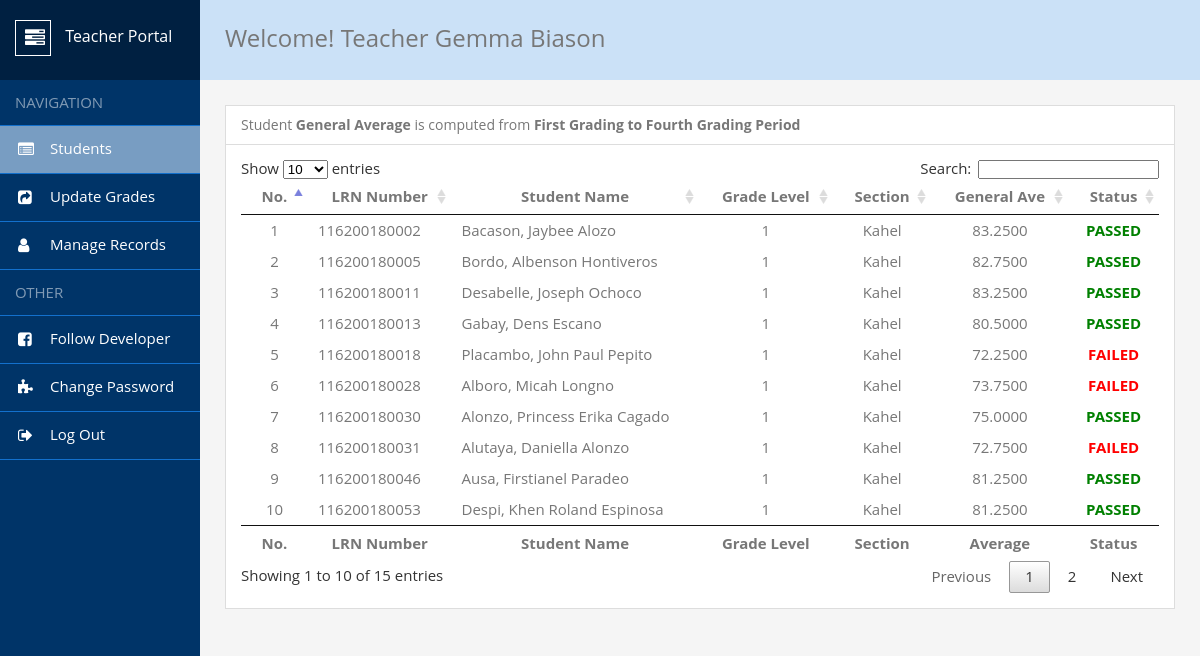
The app's page /admin/index.php (signed in) with its own data.
### tables this page shows
CREATE TABLE `teachers` (
  `TeacherID` int(11) NOT NULL,
  `FirstName` varchar(50) DEFAULT NULL,
  `MidName` varchar(15) DEFAULT NULL,
  `LastName` varchar(50) DEFAULT NULL,
  `GradeLevel` int(11) DEFAULT NULL,
  `Section` varchar(50) DEFAULT NULL,
  `Username` varchar(50) DEFAULT NULL,
  `Password` varchar(50) DEFAULT NULL,
  `Position` varchar(50) NOT NULL,
  `SchoolName` varchar(100) NOT NULL,
  `SchoolAddress` varchar(150) NOT NULL,
  `EmailAddress` varchar(100) NOT NULL,
  `DateJoined` date NOT NULL
);

CREATE TABLE `students` (
  `StudentID` int(11) NOT NULL,
  `LRN_Number` bigint(15) NOT NULL,
  `FirstName` varchar(50) DEFAULT NULL,
  `MidInitial` varchar(50) DEFAULT NULL,
  `LastName` varchar(50) DEFAULT NULL,
  `GradeLevel` int(11) DEFAULT NULL,
  `Section` varchar(50) DEFAULT NULL,
  `TeacherID` int(11) DEFAULT NULL
);

### admin/index.php (the view, shortened to what this page needs)
<?php
    include("../includes/config.php");
    if(strlen($_SESSION['alogin'])==0){
        header('location: ../index.php?error=You_Must_Register_or_Login_To_The_Teacher_Portal.');
    }
    else{
?>
<!DOCTYPE html>
<html lang="en">
<head>
    <link rel = "stylesheet" href = "assets/css/font-awesome.css">
    <link rel = "stylesheet" href = "assets/css/style.admin.css">
    <link rel = "stylesheet" href = "../assets/css/style.modal.css">
    <link rel = "stylesheet" href = "assets/css/modal.logout.css">
    <link rel="stylesheet" type="text/css" href="libraries/DataTables/datatables.css">
</head>
<body>
    <div class = "wrapper">
        <nav>
            <header>
                <span></span>
                   Teacher Portal
            </header>
            <ul>
                <li><span>Navigation</span></li>
                <li><a class = "active" href = "index.php">Students</a></li>
                <li><a href = "post-grades.php">Update Grades</a></li>
                <li><a href = "my-profile.php">Manage Records</a></li>
                <li><span>Other</span></li>
                <li><a href = "https://web.facebook.com/aegon.madolid/" target = "_blank">Follow Developer</a></li>
                <li><a href = "change-password.php">Change Password</a></li>
                <li><a href = "#openModal">Log Out</a>
                </li>
            </ul>
        </nav>
        <main>
            <?php
                $name = $_SESSION['alogin'];
                $NameTag = "SELECT FirstName, LastName, GradeLevel, Section FROM teachers WHERE Username = '$name';";
                $NameResult = mysqli_query($conn, $NameTag);
                $rowName = mysqli_fetch_assoc($NameResult);
            ?>
            <h1>Welcome! Teacher <?php echo $rowName['FirstName'] . " " . $rowName['LastName'];?></h1>
                <div class = "contents">
                <div> <h2>Student <strong>General Average </strong>is computed from <strong>First Grading to Fourth Grading Period</strong></h2>
            <table id="myTable" class="hover">
            <thead>
                <tr>
                    <th>No.</th>
                    <th>LRN Number</th>
                    <th>Student Name</th>
                    <th>Grade Level</th>
                    <th>Section</th>
                    <th>General Ave</th>
                    <th>Status</th>
                </tr>
            </thead>
            <tbody>
          <?php
            function showStatus($rating){
                $status = $rating;
                if($status>=74.5){
                    $pass = "<div style = 'color: green;'><strong>PASSED</strong></div>";
                }else{
                    $pass = "<div style = 'color: red;'><strong>FAILED</strong></div>";
                }
                return $pass;
            }
            $sql = "SELECT Username, LRN_Number,students.StudentID, students.FirstName, students.MidInitial, students.LastName, students.GradeLevel, students.Section, Average, Quarter
            from grades INNER JOIN students on grades.StudentID = students.StudentID
            INNER JOIN teachers on grades.TeacherID = teachers.TeacherID WHERE Username = '$name' GROUP BY LRN_Number;";
            $result = mysqli_query($conn, $sql);
            $count = 1;
            while($row = mysqli_fetch_assoc($result)){
                $id = $row['StudentID'];
                $sql_rate ="SELECT AVG(Average) as final FROM grades WHERE StudentID = '$id'";
                 $rate_result = mysqli_query($conn, $sql_rate);
                 $row_rate = mysqli_fetch_assoc($rate_result);
                 $rating = $row_rate['final'];
          ?>
          <tr>
              <td style = "text-align: center;"><?php echo $count?></td>
              <td style = "text-align: left;"><?php echo $row['LRN_Number'];?></td>
              <td style = "text-align: left;"><?php echo $row['LastName'] . ", " . $row['FirstName'] . " " . $row['MidInitial'];?></td>
              <td style = "text-align: center;"><?php echo $row['GradeLevel'];?></td>
              <td style = "text-align: center;"><?php echo $row['Section'];?></td>
              <td style = "text-align: center;"><?php echo $rating;?></td>
              <td style = "text-align: center;"><?php echo showStatus($rating);?></td>
          </tr>
        <?php $count++ ;} ?>
      </tbody>
      <tfoot>
                <tr>
                    <th>No.</th>
                    <th>LRN Number</th>
                    <th>Student Name</th>
                    <th>Grade Level</th>
                    <th>Section</th>
                    <th>Average</th>
                    <th>Status</th>
                </tr>
            </tfoot>
    </table>
                </div>
            </div>
        </main>
    </div>
</body>
</html>
<?php mysqli_close($conn);} ?>

### admin/assets/css/style.admin.css (style rules this page uses)
*, *:before, *:after { margin: 0; padding: 0; box-sizing: border-box; }
*:before, *:after { content: ''; display: block; position: absolute; }
html, body { font: 15px/1 'Open Sans', sans-serif; color: #777; }
a { cursor: pointer; }
ul { list-style: none; }
.wrapper { display: flex; min-height: 100%; }
nav { width: 200px; background-color: rgb(0, 52, 104); }
nav header { position: relative; height: 80px; padding: 20px 0 0 15px; font-size: 16px; color: #fff; background-color: rgb(0, 32, 65); }
nav header span { position: relative; display: inline-block; width: 36px; height: 36px; margin: 0 10px 0 0; vertical-align: middle; border: 1px solid #fff; }
nav header span:before { content: '\f0ae'; font: normal 20px fontawesome; top: 7px; left: 9px; }
nav ul span { display: block; padding: 15px; color: rgba(255, 255, 255, .5); text-transform: uppercase; border-bottom: 1px solid rgb(19, 112, 204); }
nav ul a { position: relative; display: block; padding: 15px 15px 17px 50px; color: #fff; border-bottom: 1px solid rgb(19, 112, 204); text-decoration: none; }
nav ul a.active { background-color: rgb(120, 157, 194); }
nav ul a:before { font: normal 16px fontawesome; top: 15px; left: 18px; }
nav ul li:nth-child(2) a:before { content: '\f022'; }
nav ul li:nth-child(3) a:before { content: '\f14d'; }
nav ul li:nth-child(4) a:before { content: '\f007'; }
nav ul li:nth-child(6) a:before { content: '\f082'; }
nav ul li:nth-child(7) a:before { content: '\f12e'; }
nav ul li:nth-child(8) a:before { content: '\f08b'; }
main { height: 100vh; flex: 1; padding: 25px; background-color: #f5f5f5; }
main h1 { height: 80px; margin: -25px -25px 25px -25px; padding: 0 25px; line-height: 76px; font-size: 24px; font-weight: 400; background-color: rgb(203, 225, 247); }
.contents { display: flex; height: auto; }
.contents > div { flex: 1; margin: 0 20px 20px 0; padding: 15px; border: 1px solid #ddd; background-color: #fff; }
.contents > div:last-child { margin-right: 0; }
.contents h2 { margin: -15px -15px 15px -15px; padding: 12px 15px; font-size:14px; font-weight: 400; border-bottom: 1px solid #ddd; }

### assets/css/style.modal.css (style rules this page uses)
* { box-sizing: border-box }

### admin/libraries/DataTables/datatables.css (style rules this page uses)
table.dataTable { width: 100%; margin: 0 auto; clear: both; border-collapse: separate; border-spacing: 0; }
table.dataTable thead th, table.dataTable tfoot th { font-weight: bold; }
table.dataTable thead th, table.dataTable thead td { padding: 10px 18px; border-bottom: 1px solid #111; }
table.dataTable tfoot th, table.dataTable tfoot td { padding: 10px 18px 6px 18px; border-top: 1px solid #111; }
table.dataTable thead .sorting, table.dataTable thead .sorting_asc, table.dataTable thead .sorting_desc, table.dataTable thead .sorting_asc_disabled, table.dataTable thead .sorting_desc_disabled { cursor: pointer; *cursor: hand; background-repeat: no-repeat; background-position: center right; }
table.dataTable thead .sorting { background-image: url("DataTables-1.10.21/images/sort_both.png"); }
table.dataTable thead .sorting_asc { background-image: url("DataTables-1.10.21/images/sort_asc.png"); }
table.dataTable tbody tr { background-color: #ffffff; }
table.dataTable tbody th, table.dataTable tbody td { padding: 8px 10px; text-align: center; }
table.dataTable, table.dataTable th, table.dataTable td { box-sizing: content-box; }

### records on screen
teachers: FirstName "Gemma", LastName "Biason"
students: LRN_Number "116200180002", LastName "Bacason", FirstName "Jaybee", MidInitial "Alozo", GradeLevel "1", Section "Kahel", rating "83.2500", shows "PASSED"
students: LRN_Number "116200180005", LastName "Bordo", FirstName "Albenson", MidInitial "Hontiveros", GradeLevel "1", Section "Kahel", rating "82.7500", shows "PASSED"
students: LRN_Number "116200180011", LastName "Desabelle", FirstName "Joseph", MidInitial "Ochoco", GradeLevel "1", Section "Kahel", rating "83.2500", shows "PASSED"
students: LRN_Number "116200180013", LastName "Gabay", FirstName "Dens", MidInitial "Escano", GradeLevel "1", Section "Kahel", rating "80.5000", shows "PASSED"
students: LRN_Number "116200180018", LastName "Placambo", FirstName "John Paul", MidInitial "Pepito", GradeLevel "1", Section "Kahel", rating "72.2500", shows "FAILED"
students: LRN_Number "116200180028", LastName "Alboro", FirstName "Micah", MidInitial "Longno", GradeLevel "1", Section "Kahel", rating "73.7500", shows "FAILED"
students: LRN_Number "116200180030", LastName "Alonzo", FirstName "Princess Erika", MidInitial "Cagado", GradeLevel "1", Section "Kahel", rating "75.0000", shows "PASSED"
students: LRN_Number "116200180031", LastName "Alutaya", FirstName "Daniella", MidInitial "Alonzo", GradeLevel "1", Section "Kahel", rating "72.7500", shows "FAILED"
students: LRN_Number "116200180046", LastName "Ausa", FirstName "Firstianel", MidInitial "Paradeo", GradeLevel "1", Section "Kahel", rating "81.2500", shows "PASSED"
students: LRN_Number "116200180053", LastName "Despi", FirstName "Khen Roland", MidInitial "Espinosa", GradeLevel "1", Section "Kahel", rating "81.2500", shows "PASSED"
